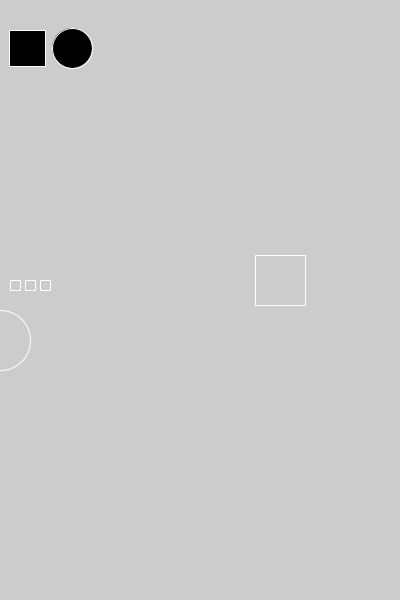
Frame 1 (no input)
Frame 60 (the mouse pressed at the canvas centre just before this capture): identical to frame 1, image omitted
Frame 120 (the mouse held since frame 60 and released just before this capture): identical to frame 1, image omitted

The Processing sketch that drew this single still picture (run headless with seeded random() and noise(); from frame 60 on, the mouse is pressed at the canvas centre):

// Processing sketch: buttonRollover
// ── buttonRollover.pde
//Button Class
class Button {
  int x, y;
  int size;
  color baseGray;
  color overGray;
  color pressGray;
  boolean over = false;
  boolean pressed = false;
  
  Button(int xp, int yp, int s, color b, color o, color p){
    x = xp;
    y = yp;
    size = s;
    baseGray = b;
    overGray = o;
    pressGray = p;
  }
  
  void update(){
    if((mouseX >= x) && (mouseX <= x+size) && (mouseY >= y) && (mouseY <= y+size)){
      over = true;
    } else {
      over = false;
    }
  }
  //Respond to mousePressed() event
  boolean press(){
    if(over == true){
      pressed = true;
      return true;
    } else {
      return false;
    }
  }
  //Respond to mouseReleased() event
  void release(){
    pressed = false;
  }
  
  void display(){
    if (pressed == true){
      fill(pressGray);
    } else if (over == true){
      fill(overGray);
    } else {
      fill(baseGray);
    }
    stroke(255);
    rect(x, y, size, size);
  }
}



// Rectangle Class
class OverRect {
  int x, y;
  int size;
  int gray;
  
  OverRect(int xp, int yp, int s){
    x = xp;
    y = yp;
    size = s;
    gray = 0;
  }
  
  void update(int mx, int my){
    if((mx > x) && (mx < x+size) && (my > y) && (my > y+size)){
      gray = 255;
    } else {
      gray = 0;
    }
  }
  
  void display(){
    fill(gray);
    rect(x, y, size, size);
  }
}


// Circle Class

class OverCircle {
  int x, y; // The x- and y-coordinates
  int diameter; // diameter of the circle
  int gray; // Gray value
  
  OverCircle(int xp, int yp, int d){
    x = xp;
    y = yp;
    diameter = d;
    gray = 0;
  }
  
  void update(int mx, int my){
    if (dist(mx, my, x, y) < diameter/2){
      if(gray < 255){
        gray++;
      }
      //gray = 255;
    } else {
      //gray = 0;
      if(gray > 0){
        gray--;
      }
    }
  }
  
  void display(){
    fill(gray);
    ellipse(x, y, diameter, diameter);
  }
}

OverCircle c;
OverRect r;
Button button;
Button button1, button2, button3;
int mode = 1;

void setup(){
  size(400, 600);
  color gray = color(204);
  color white = color(255);
  color black = color(0);
  button1 = new Button(10, 280, 10, gray, white, black);
  button2 = new Button(25, 280, 10, gray, white, black);
  button3 = new Button(40, 280, 10, gray, white, black);
  
  r = new OverRect(9, 30, 36);
  c = new OverCircle(72, 48, 40);
  noStroke();
  //inputs: x, y, size, base color, over color, press color
  button = new Button(255, 255, 50, color(204), color(255), color(0));
  
}

void draw(){
  background(204);
  manageButtons();
  
  stroke(255);
  if(mode == 1){
    ellipse(0, 340, 60, 60);
  } else if (mode == 2) {
    ellipse(50, 340, 60, 60);
  } else if (mode == 3){
    ellipse(100, 340, 60, 60);
  }
  
  button.update();
  button.display();
  
  r.update(mouseX, mouseY);
  r.display();
  c.update(mouseX, mouseY);
  c.display();
  
}

void mousePressed(){
    //button.press();
    if (button1.press() == true){ mode = 1;}
    if (button2.press() == true){ mode = 2;}
    if (button3.press() == true){ mode = 3;}
}
  
void mouseReleased(){
    //button.release();
    button1.release();
    button2.release();
    button3.release();
}

void manageButtons(){
  button1.update();
  button2.update();
  button3.update();
  button1.display();
  button2.display();
  button3.display();
}
